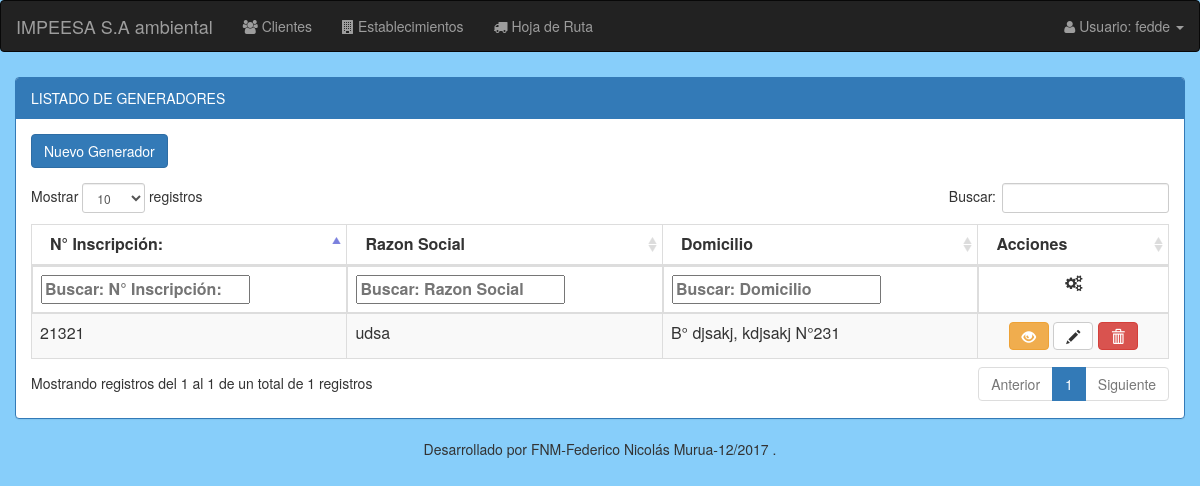
/generadores/listado_generadores/ (signed in), run on an earlier commit of the app's database.
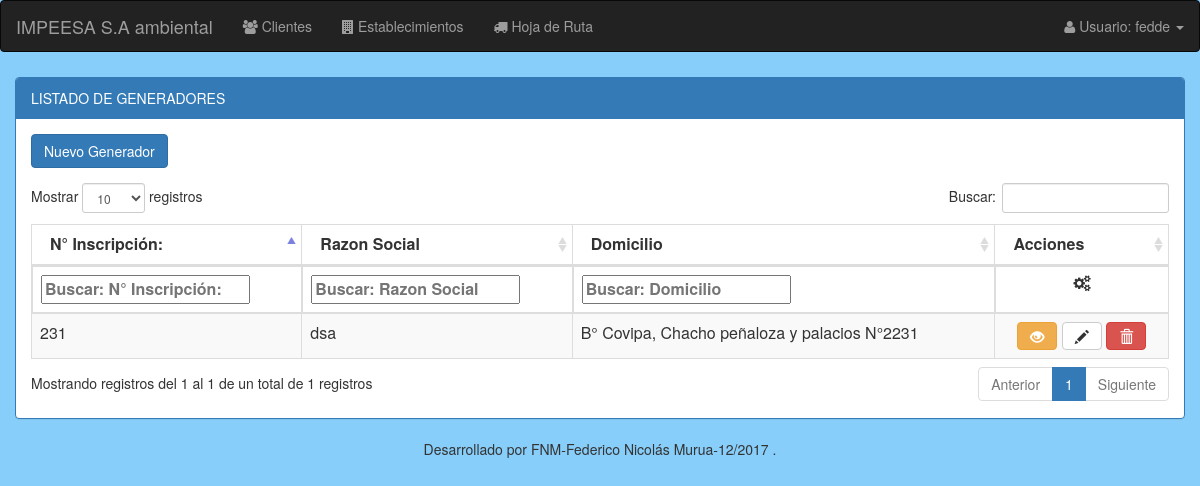
And on a later commit of the database.
### modulo_I/models.py (models this page shows, shortened)
class EstablecimientoGenerador(models.Model):
    nro_inscripcion = models.BigIntegerField(primary_key=True) # N° inscripcion registro de generadores provincia del chubut
    razon_social = models.CharField(max_length=50)
    telefono = models.CharField(max_length=50)
    email = models.EmailField(max_length=50, blank=True, null=True)
    director_responsable = models.ForeignKey('Cliente', related_name='director_responsable', on_delete=models.CASCADE)
    responsable_residuos = models.ForeignKey('Persona', related_name='responsable_residuos', on_delete=models.CASCADE)
    responsable_suplente = models.ForeignKey('Persona', related_name='responsable_suplente', on_delete=models.CASCADE)
    responsable_tecnico = models.ForeignKey('Persona', related_name='responsable_tecnico', on_delete=models.CASCADE)
    fecha_vinculo = models.DateField() #fecha deL Vinculo que se confeccionó el formulario
    fecha = models.DateField(default=now)
    observaciones_comentarios = models.TextField(max_length=200, default='', blank=True, null=True)
    caract_generales = models.ForeignKey('CaracteristicasGenerales', on_delete=models.CASCADE)
    domicilio = models.ForeignKey('Domicilio', on_delete=models.CASCADE)
    ambito_dependencia = models.ForeignKey('AmbitoDependencia', on_delete=models.CASCADE)
    via_acceso = models.ForeignKey('ViaAccesoSector', on_delete=models.CASCADE)
    tipo_actividad = MultiSelectField(choices=Actividades)
    dia_atención = MultiSelectField(choices=Dias)
    hora_atención = models.CharField(max_length=15)

class Domicilio(models.Model):
    barrio = models.CharField(max_length=50)
    calle = models.CharField(max_length=50)
    calle_entre1 = models.CharField(max_length=50, null=True, blank=True)
    calle_entre2 = models.CharField(max_length=50, null=True, blank=True)
    nro = models.IntegerField(default=1,validators=[MinValueValidator(1)])
    piso = models.IntegerField(blank=True, null=True, validators=[MinValueValidator(1)])
    dpto = models.CharField(max_length=50, blank=True, null=True)
    localidad = models.ForeignKey('Localidad', on_delete=models.CASCADE)
    comarca = models.CharField(max_length=50, blank=True, null=True)
    def __str__(self):
        return "B° %s, %s  N°%s" % (self.barrio, self.calle, self.nro)

### modulo_I/views.py (the view)
@login_required
def listado_generadores(request):
    listado_generadores = EstablecimientoGenerador.objects.all()
    return render(request, 'establecimiento/generador_listado.html', {'listado_generadores': listado_generadores})

### modulo_I/templates/establecimiento/generador_listado.html (shortened to what this page needs)
{% extends "base/base_listado.html" %}
{% load staticfiles %}
{% load staticfiles bootstrap3 %}
{% block panel-heading %}
  LISTADO DE GENERADORES
{% endblock %}
{% block btn-alta %}
  <a href="{% url 'generadores:alta_generadores' %}" class="btn btn-primary">Nuevo Generador</a>
{% endblock %}
{% block thead-tabla %}
  <thead>
  <tr>
      <th>N° Inscripción:</th>
      <th>Razon Social</th>
      <th>Domicilio</th>
      <th>Acciones</th>
  </tr>
  </thead>
{% endblock %}
{% block tfoot-tabla %}
  <tfoot >
     <tr>
       <th>N° Inscripción:</th>
       <th>Razon Social</th>
       <th>Domicilio</th>
       <th style="text-align: center;"><i class="fa fa-cogs"></i></th>
    </tr>
  </tfoot>
{% endblock %}
{% block tbody-tabla %}
  <tbody>
  {% for generador in listado_generadores %}
      <tr>
          <td> {{generador.nro_inscripcion}}</td>
          <td>{{ generador.razon_social }}</td>
          <td>{{ generador.domicilio }}</td>
          <td align="center">
             <a class="btn btn-warning" data-toggle="tooltip" title="Detalles" href="{% url 'generadores:detalle_generadores' nro_inscripcion=generador.nro_inscripcion%}"><em class="glyphicon glyphicon-eye-open"></em></a>
             <a class="btn btn-default" data-toggle="tooltip" title="Modificar" href="{% url 'generadores:modificar_generadores' nro_inscripcion=generador.nro_inscripcion%}"><em class="glyphicon glyphicon-pencil"></em></a>
             <a id="generador_id"class="btn btn-danger btn-baja"  data-generadornro="{{generador.nro_inscripcion}}" data-generadornombre="{{generador.razon_social}}" data-toggle="modal" data-target="#modal_baja" title="Eliminar"><em class="glyphicon glyphicon-trash"></em></a>
          </td>
      </tr>
  {% endfor %}
  </tbody>
{% endblock %}

What changed in the data, as far as the page shows it:
removed EstablecimientoGenerador: nro_inscripcion "21321", razon_social "udsa", domicilio "B° djsakj, kdjsakj N°231"
added EstablecimientoGenerador: nro_inscripcion "231", razon_social "dsa", domicilio "B° Covipa, Chacho peñaloza y palacios N°2231"
